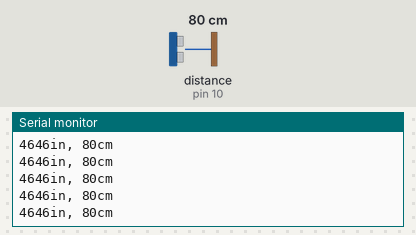
A sketch run on a simulated Arduino Uno, built with avr-gcc and run on an emulated ATmega328P. Parts: the last lines printed to the serial monitor. Wiring (inferred from the names in the program): ultrasonic range finder: trigger pin 9; echo pin 10. The inputs (shaded band) are chosen by the test bench; at power-on: distance to the obstacle (sensor on pin 10) 80 cm. The echo pulse lasts 58.3 µs per cm.

Above: at 1.2 s.
1.3 s: distance to the obstacle (sensor on pin 10) set to 2 cm
At 1.38 s:
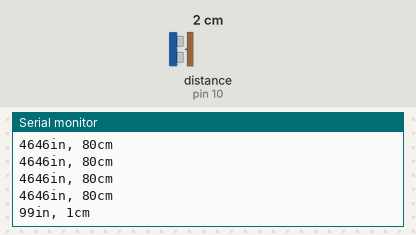
4.3 s: distance to the obstacle (sensor on pin 10) set to 4 cm
At 4.3 s:
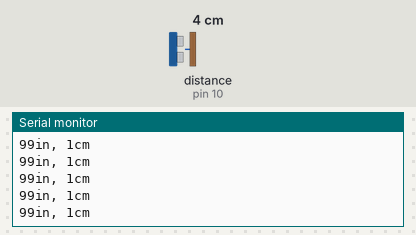
5.8 s: distance to the obstacle (sensor on pin 10) set to 299 cm
At 5.83 s:
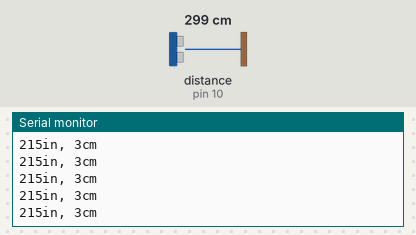
Timing chart, 0 to 8.8 s (numbered marks = the images above; inputs shaded):
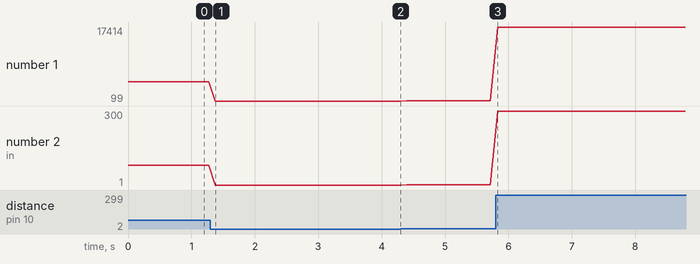

The sketch:

Coding_Ultrasonic_Sensor.ino
```cpp
const int pingPin = 9; // Trigger Pin of Ultrasonic Sensor
const int echoPin = 10; // Echo Pin of Ultrasonic Sensor

void setup() {
  pinMode(pingPin, OUTPUT);
  pinMode(echoPin, INPUT);
   Serial.begin(9600); // Starting Serial Terminal
}

void loop() {
   long duration, inches, cm;
   digitalWrite(pingPin, HIGH);
   delayMicroseconds(5);
   digitalWrite(pingPin, LOW);
   duration = pulseIn(echoPin, HIGH);
   inches = microsecondsToInches(duration);
   cm = microsecondsToCentimeters(duration);
   Serial.print(duration);
   Serial.print("in, ");
   Serial.print(cm);
   Serial.print("cm");
   Serial.println();
   delay(100);
   if(cm<=3000){
    //then write the condition to change the direction of the drone if there is an issue
   }
}

long microsecondsToInches(long microseconds) {
   return microseconds / 74 / 2;
}

long microsecondsToCentimeters(long microseconds) {
   return microseconds / 29 / 2;
}
```

Measured:
- after the input at 1.3 s, the serial monitor: prints a new line after 0.07 s (image 1)
- plotted number 1: 4646 → 99 after the input at 1.3 s, 99 → 215 after the input at 4.3 s, 215 → 17414 after the input at 5.8 s
- plotted number 2: 80 → 1 after the input at 1.3 s, 1 → 3 after the input at 4.3 s, 3 → 300 after the input at 5.8 s
